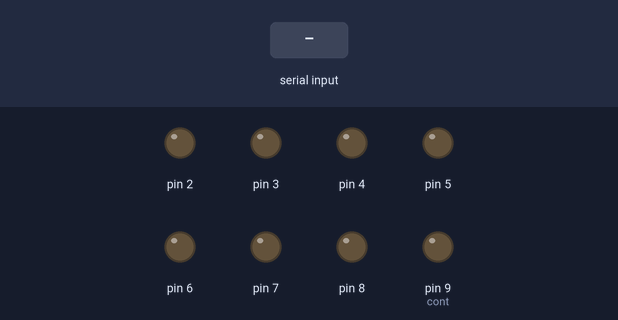
Simulated run of this sketch. Board: Arduino Uno, built with avr-gcc and run on an emulated ATmega328P. On the bench: output pins drawn as LEDs (lit = HIGH). Inputs (shaded band) come from the test bench.

Above: at 1.2 s.
1.3 s: "90,45\n" received over Serial
At 3.0 s:
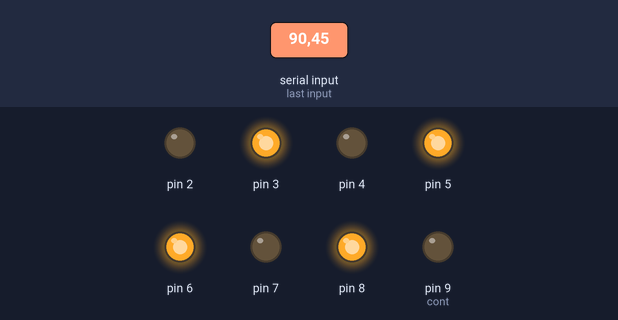
3.9 s: "30,150\n" received over Serial
At 6.2 s:
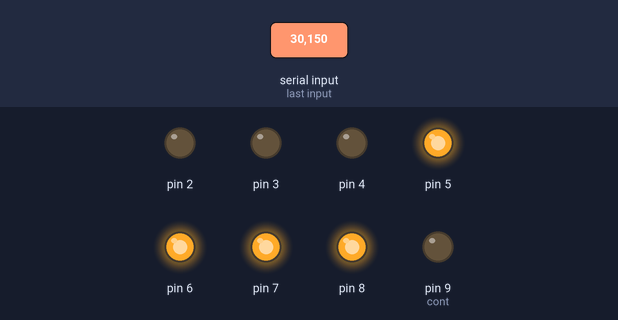
6.5 s: "0\n" received over Serial
At 7.53 s:
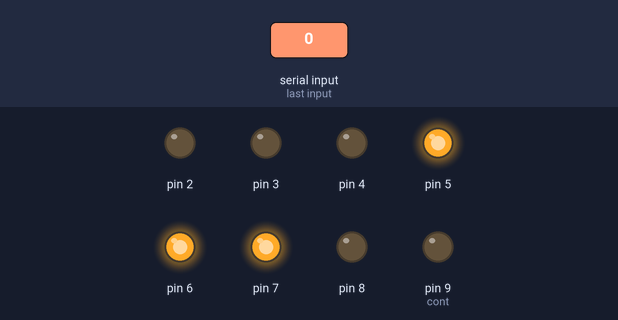
9.0 s: "1\n" received over Serial
At 10.3 s:
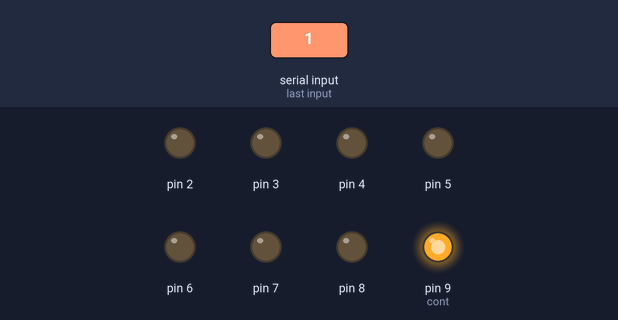
11.5 s: "5\n" received over Serial
At 13.7 s:
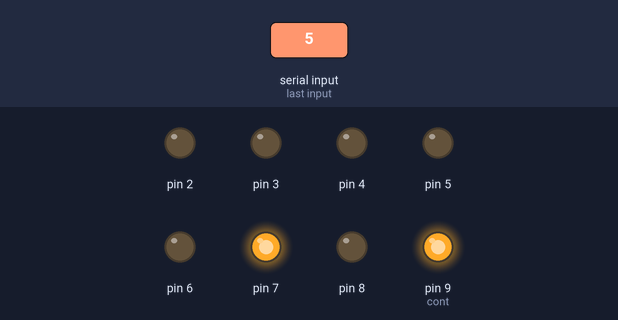
14.0 s: "90\n" received over Serial
At 15.01 s:
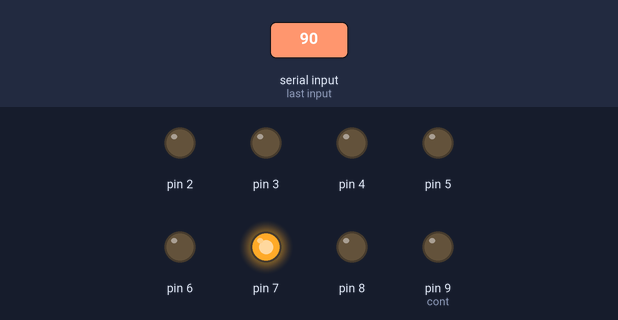
Timing chart, 0 to 17.0 s (numbered marks = the images above; inputs shaded):
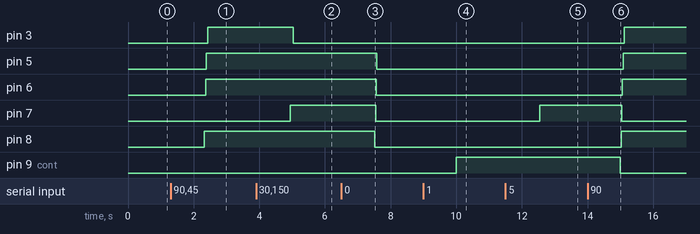

The sketch:

projeto-leds.ino
```cpp
int num = 0; //Variable global que almacena el dato ingresado
			//por el monitor serial, debe estar inicializada en 0.
void setup()
{
  //Se definen los pines como salidas digitales.
  pinMode(2, OUTPUT);
  pinMode(3, OUTPUT);
  pinMode(4, OUTPUT);
  pinMode(5, OUTPUT);
  pinMode(6, OUTPUT);
  pinMode(7, OUTPUT);
  pinMode(8, OUTPUT);
  pinMode(9, OUTPUT);
  Serial.begin(9600); //Se inicia la comunicación serial
  					//con velocidad (baudios) de transmisión
  					//de datos 9600bits/s en función setup()
}

void loop()
{
  if(Serial.available() > 0){
    //Si hay datos (bytes) disponibles en el buffer de recepción del
    //puerto serial, para ser leídos por el puerto serial...
    //...se dan las siguientes instrucciones
  	num = Serial.readString().toInt();
    //Se usa la instrucción Serial.readString() que permite leer
    //una cadena de caracteres, lo que se ingrese por el puerto
    //serial se lee como una cadena de caracter, y luego se
    //usa la instrucción toInt() que convierte una cadena de
    //caracteres a entero.
    int cont = 9; //Se inicializa en 9, referente al pin 9.
    while(num > 0){ //num va disminuyendo su valor hasta llegar a 0.
      if(num % 2 == 0){
        //Si el residuo de dividir num por 2 es cero, ese es un bit
        //igual a cero, entonces el LED se debe mostrar apagado.
        digitalWrite(cont, LOW);
    	delay(20);//espere 0,02 segundos
        cont--;//y ahora es el siguiente LED
      }
      else if(num % 2 == 1){
        //Si el residuo de dividir num por 2 es uno, ese es un bit
        //igual a uno, entonces el LED se debe mostrar encendido.
        digitalWrite(cont, HIGH);
    	delay(20);//espere 0,02 segundos
        cont--;//y ahora es el siguiente LED
      }
      num = num / 2;//En cada ciclo la variable de control debe disminuirse
    }
    while(cont >=  2){
      //Luego de que num = 0, falta por tener en cuenta el resto
      //de bits iguales a cero, es decir, que se deben mostrar LEDS
      //apagados.
      digitalWrite(cont, LOW);
   	  delay(20);//espere 0,02 segundos
      cont--;//y ahora es el siguiente LED
    }
  }
}
```

Measured:
- after the input at 1.3 s, pin 3, pin 5, pin 6: LOW → HIGH after 1.1 s; pin 8: LOW → HIGH after 1.0 s
- after the input at 3.9 s, pin 3: HIGH → LOW after 1.1 s; pin 7: LOW → HIGH after 1.0 s
- after the input at 6.5 s, pin 5, pin 6: HIGH → LOW after 1.1 s; pin 7, pin 8: HIGH → LOW after 1.0 s
- after the input at 9.0 s, pin 9 (cont): LOW → HIGH after 1.0 s
- after the input at 11.5 s, pin 7: LOW → HIGH after 1.0 s
- after the input at 14.0 s, pin 3, pin 5, pin 6: LOW → HIGH after 1.1 s; pin 7, pin 9 (cont): HIGH → LOW after 1.0 s; pin 8: LOW → HIGH after 1.0 s
